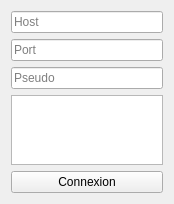
<?xml version="1.0" encoding="UTF-8"?>
<ui version="4.0">
 <class>socketParameters</class>
 <widget class="QWidget" name="socketParameters">
  <property name="geometry">
   <rect>
    <x>0</x>
    <y>0</y>
    <width>174</width>
    <height>166</height>
   </rect>
  </property>
  <property name="windowTitle">
   <string>Form</string>
  </property>
  <layout class="QVBoxLayout" name="verticalLayout_3">
   <item>
    <layout class="QVBoxLayout" name="verticalLayout_2">
     <item>
      <layout class="QVBoxLayout" name="verticalLayout">
       <item>
        <widget class="QLineEdit" name="host">
         <property name="placeholderText">
          <string>Host</string>
         </property>
        </widget>
       </item>
       <item>
        <widget class="QLineEdit" name="port">
         <property name="placeholderText">
          <string>Port</string>
         </property>
        </widget>
       </item>
       <item>
        <widget class="QLineEdit" name="pseudo">
         <property name="placeholderText">
          <string>Pseudo</string>
         </property>
        </widget>
       </item>
      </layout>
     </item>
     <item>
      <widget class="QTextEdit" name="log">
       <property name="readOnly">
        <bool>true</bool>
       </property>
      </widget>
     </item>
     <item>
      <widget class="QPushButton" name="pushButton">
       <property name="text">
        <string>Connexion</string>
       </property>
      </widget>
     </item>
    </layout>
   </item>
  </layout>
 </widget>
 <resources/>
 <connections/>
</ui>
